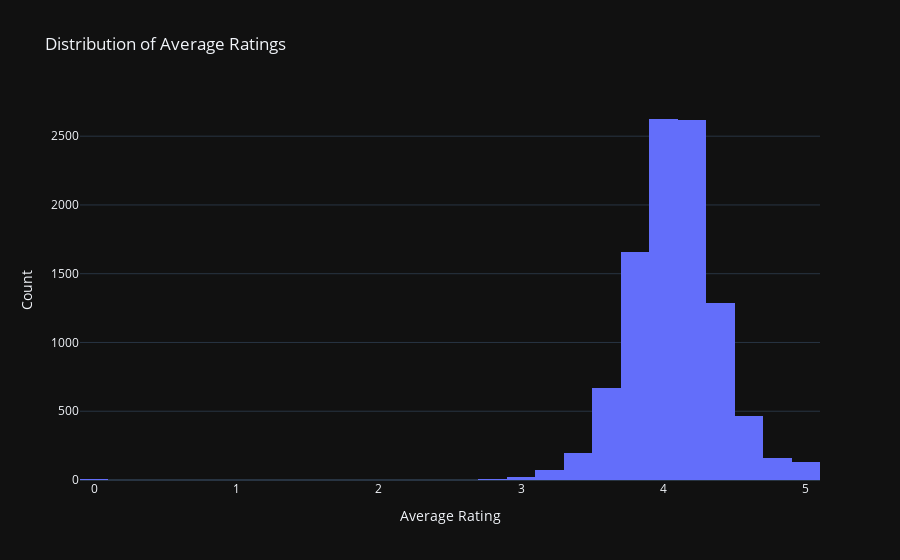

Notebook code cell kept with this figure:
### Code cell
fig = px.histogram(df, x='Avg_Rating', nbins=50, title='Distribution of Average Ratings', template='plotly_dark')
fig.update_layout(xaxis_title='Average Rating', yaxis_title='Count')
fig.show()

### Figure 1 — Plotly figure (JSON) as saved in the notebook; plotly's stock layout.template omitted (floating-point values rounded to 4 significant figures; data arrays with more than 128 entries replaced by an {"elided": "..."} marker saying what was removed)
{"data": [{"alignmentgroup": "True", "bingroup": "x", "hovertemplate": "Avg_Rating=%{x}<br>count=%{y}<extra></extra>", "legendgroup": "", "marker": {"color": "#636efa", "pattern": {"shape": ""}}, "name": "", "nbinsx": 50, "offsetgroup": "", "orientation": "v", "showlegend": false, "type": "histogram", "x": {"elided": "9923 float values"}, "xaxis": "x", "yaxis": "y"}], "layout": {"barmode": "relative", "legend": {"tracegroupgap": 0}, "title": {"text": "Distribution of Average Ratings"}, "xaxis": {"anchor": "y", "domain": [0, 1], "title": {"text": "Average Rating"}}, "yaxis": {"anchor": "x", "domain": [0, 1], "title": {"text": "Count"}}}}
